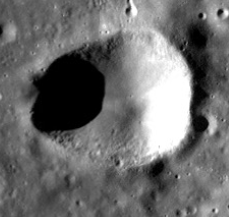
#> input picture Misc/moon_target.png, 229 x 217 px
$ python objectmatching.py
#> lines starting #> are read from the running program, lines starting #| are printed output that depends on the picture; after the words box and inside, x2 and y2 are one past the last pixel; in counts of white or black regions, pixels touching at a corner belong together
import cv2
import numpy as np

template = cv2.imread("moon_target.png")
#> template is the input picture: shape (217, 229, 3); min 0, max 255, mean 108.5
source_image = cv2.imread("moon.jpg")
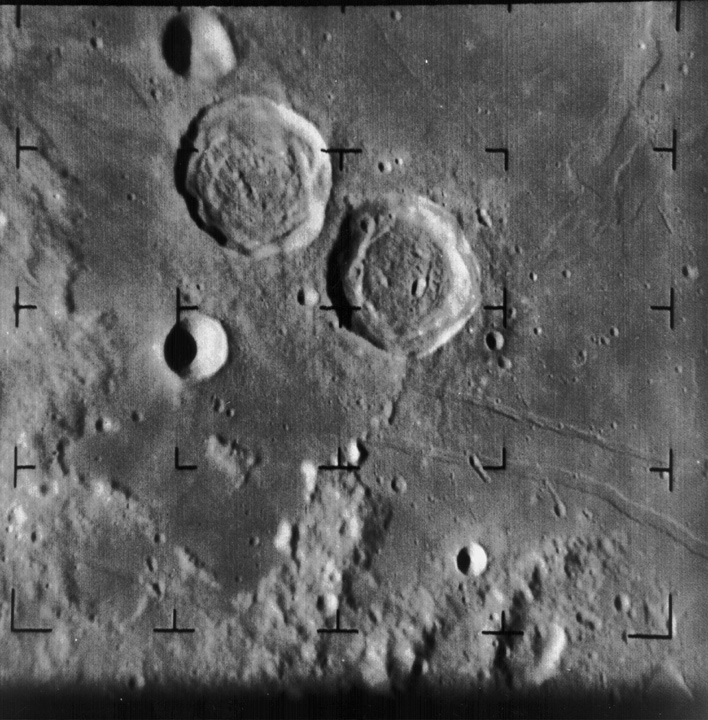
#> input picture Misc/moon.jpg, 708 x 720 px
#> source_image is the input picture: shape (720, 708, 3); min 0, max 249, mean 94.4

template_height, template_width = template.shape[:2]
#> template_height = 217; template_width = 229
result = cv2.matchTemplate(source_image,template,cv2.TM_CCOEFF)
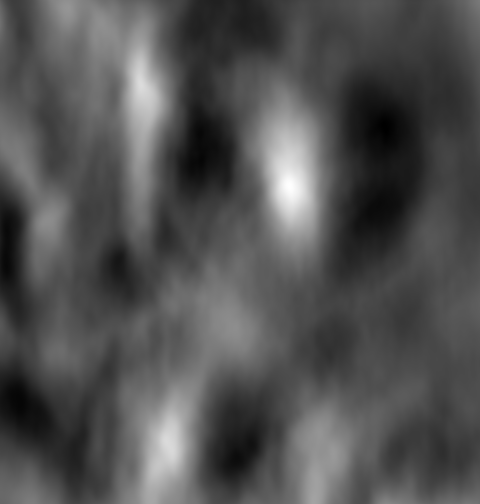
#> result: shape (504, 480) float32; min -94499064, max 194173824, mean -1684054.1; drawn with min black and max white
min_val, max_val,min_loc,max_loc = cv2.minMaxLoc(result)
#> min_val = -94499064; max_val = 194173824; min_loc = (385, 128); max_loc = (289, 186)
top_left = max_loc
#> top_left = (289, 186)
buttom_right = (top_left[0]+template_width,top_left[1]+template_height)
#> buttom_right = (518, 403)
cv2.rectangle(source_image,top_left,buttom_right,(0,255,0),1)
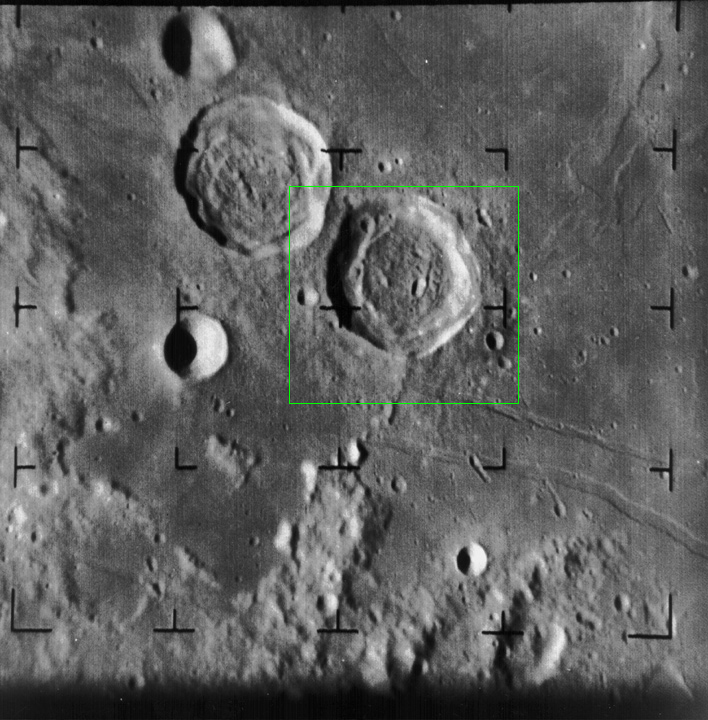
#> source_image: shape (720, 708, 3); 0.17% of pixels changed, all inside (x1, y1, x2, y2) = (289, 186, 519, 404)
cv2.imshow("detection task",source_image)
cv2.waitKey(0)
cv2.destroyAllWindows()
